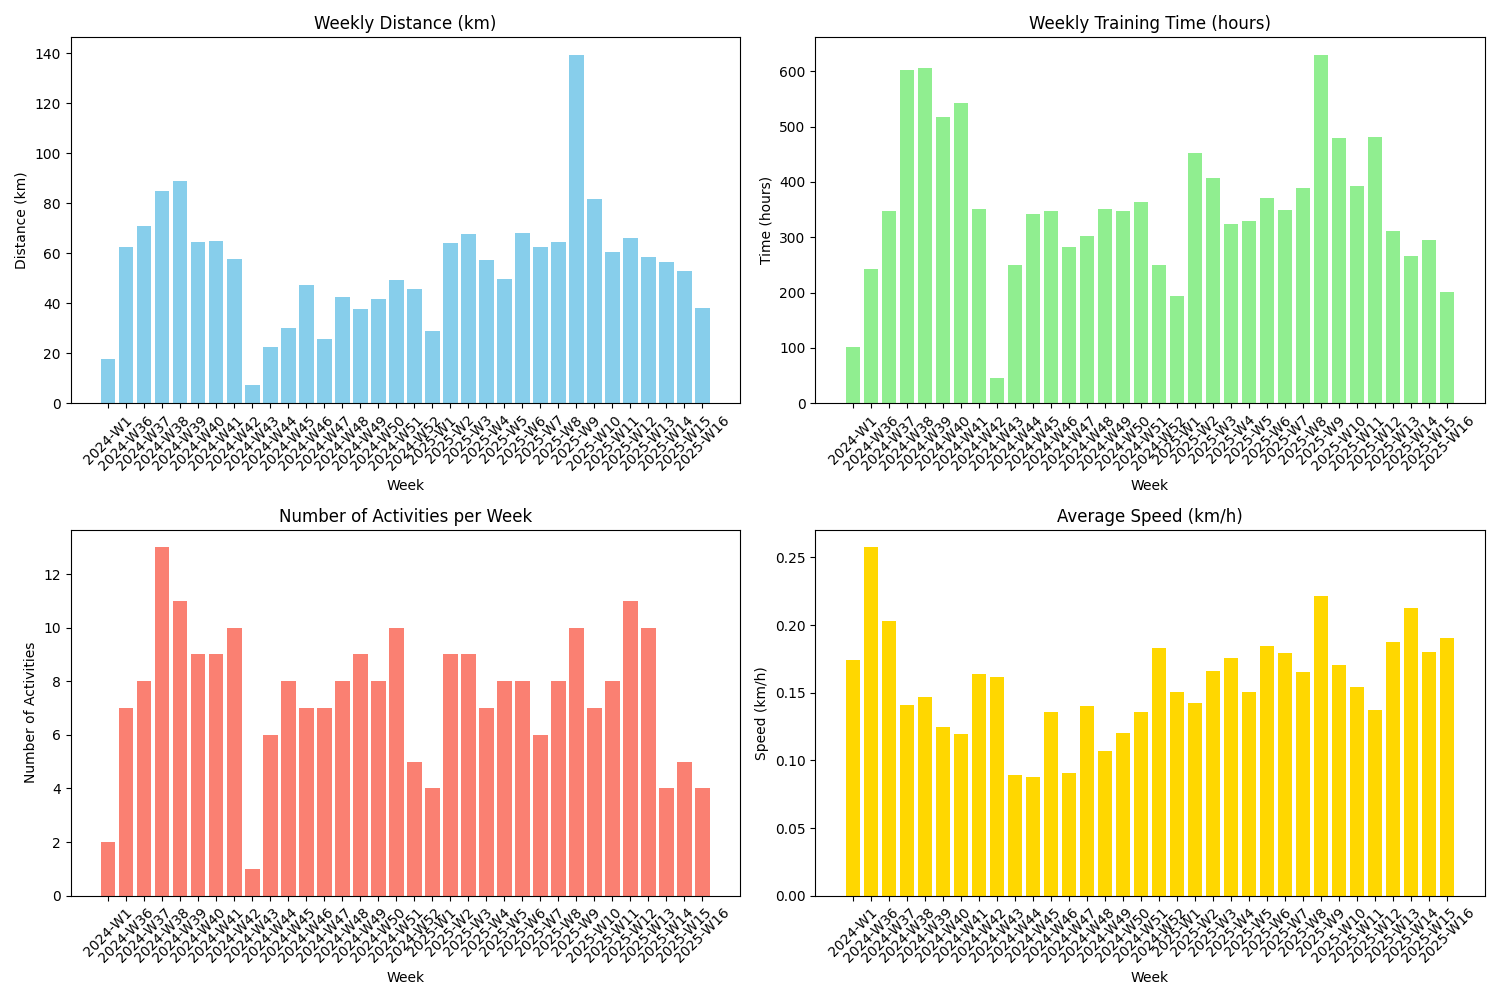

Here is the Python script that generated this plot:
import pandas as pd
from datetime import datetime, timedelta
import matplotlib.pyplot as plt
from strava_api import StravaAPI, get_access_token
import json
import time
from pytz import UTC
import os

def get_credentials(file_path='strava_id.txt'):
    """
    Read Strava API credentials from a file
    Returns: tuple of (client_id, client_secret)
    """
    try:
        with open(file_path, 'r') as f:
            lines = f.readlines()
            credentials = {}
            for line in lines:
                if '=' in line:
                    key, value = line.strip().split('=')
                    credentials[key.strip()] = value.strip()
            
            if 'client_id' not in credentials or 'client_secret' not in credentials:
                raise ValueError("Missing required credentials in file")
            
            return credentials['client_id'], credentials['client_secret']
    except FileNotFoundError:
        print(f"Error: Credentials file '{file_path}' not found.")
        print("Please create a file named 'strava_id.txt' with your credentials in the format:")
        print("client_id = your_client_id")
        print("client_secret = your_client_secret")
        exit(1)
    except Exception as e:
        print(f"Error reading credentials: {str(e)}")
        exit(1)

def analyze_training_data(strava_api, start_date=None, end_date=None):
    """
    Analyze training data and create insights for next season planning
    """
    print("Fetching activities from Strava...")
    # Get all activities
    all_activities = []
    page = 1
    
    # Convert dates to UTC if provided
    if start_date:
        start_date = pd.to_datetime(start_date).tz_localize(UTC)
    if end_date:
        end_date = pd.to_datetime(end_date).tz_localize(UTC)
    
    while True:
        print(f"Fetching page {page}...", end='\r')
        try:
            activities = strava_api.get_activities(per_page=100, page=page)
            
            if not activities:  # If no activities returned
                print("\nNo more activities found")
                break
                
            # Check if we've reached activities before our start date
            if start_date and activities:  # Only proceed if we have activities
                last_activity = activities[-1]  # Get the last activity
                if 'start_date' in last_activity:  # Check if start_date exists
                    last_activity_date = pd.to_datetime(last_activity['start_date'])
                    if last_activity_date < start_date:
                        # Only keep activities within our date range
                        filtered_activities = [a for a in activities 
                                            if 'start_date' in a and 
                                            pd.to_datetime(a['start_date']) >= start_date]
                        if filtered_activities:  # Only extend if we have activities in our date range
                            all_activities.extend(filtered_activities)
                        break
                
            all_activities.extend(activities)
            page += 1
            
            # Add a small delay to avoid rate limiting
            time.sleep(1)
            
        except Exception as e:
            print(f"\nError fetching activities: {str(e)}")
            break
    
    print(f"\nFetched {len(all_activities)} activities")
    
    if not all_activities:
        print("No activities found in the specified date range")
        return None, None

    # Convert to DataFrame
    print("Processing data...")
    try:
        df = pd.DataFrame(all_activities)
        
        # Check if we have the required columns
        required_columns = ['start_date', 'distance', 'moving_time', 'total_elevation_gain']
        missing_columns = [col for col in required_columns if col not in df.columns]
        if missing_columns:
            print(f"Missing required columns: {missing_columns}")
            return None, None
        
        # Convert date strings to datetime (they're already UTC from Strava)
        df['start_date'] = pd.to_datetime(df['start_date'])
        
        # Filter by date range if provided
        if start_date:
            df = df[df['start_date'] >= start_date]
        if end_date:
            df = df[df['start_date'] <= end_date]
        
        if len(df) == 0:
            print("No activities found after filtering by date range")
            return None, None
        
        # Calculate additional metrics
        df['week'] = df['start_date'].dt.isocalendar().week
        df['month'] = df['start_date'].dt.month
        df['year'] = df['start_date'].dt.year
        
        # Group by week and calculate metrics
        print("Calculating weekly statistics...")
        weekly_stats = df.groupby(['year', 'week']).agg({
            'distance': 'sum',
            'moving_time': 'sum',
            'total_elevation_gain': 'sum',
            'id': 'count'
        }).reset_index()
        
        weekly_stats.columns = ['year', 'week', 'total_distance_km', 'total_time_minutes', 
                              'total_elevation_meters', 'number_of_activities']
        
        # Convert units
        weekly_stats['total_distance_km'] = weekly_stats['total_distance_km'] / 1000
        weekly_stats['total_time_hours'] = weekly_stats['total_time_minutes'] / 60
        
        # Calculate intensity (distance/time)
        weekly_stats['average_speed_kmh'] = weekly_stats['total_distance_km'] / weekly_stats['total_time_hours']
        
        # Save to CSV
        print("Saving results...")
        weekly_stats.to_csv('training_analysis.csv', index=False)
        
        # Generate summary statistics
        summary = {
            'total_weeks': len(weekly_stats),
            'average_weekly_distance': weekly_stats['total_distance_km'].mean(),
            'max_weekly_distance': weekly_stats['total_distance_km'].max(),
            'average_weekly_time': weekly_stats['total_time_hours'].mean(),
            'average_weekly_activities': weekly_stats['number_of_activities'].mean(),
            'total_elevation': weekly_stats['total_elevation_meters'].sum(),
            'average_speed': weekly_stats['average_speed_kmh'].mean()
        }
        
        # Save summary to JSON
        with open('training_summary.json', 'w') as f:
            json.dump(summary, f, indent=2)
        
        return weekly_stats, summary
        
    except Exception as e:
        print(f"Error processing data: {str(e)}")
        return None, None

def plot_training_data(weekly_stats):
    """
    Create visualization of training data
    """
    print("Creating visualizations...")
    plt.figure(figsize=(15, 10))
    
    # Create a proper x-axis label combining year and week
    x_labels = [f"{row['year']}-W{row['week']}" for _, row in weekly_stats.iterrows()]
    
    # Plot 1: Weekly Distance
    plt.subplot(2, 2, 1)
    plt.bar(x_labels, weekly_stats['total_distance_km'], color='skyblue')
    plt.title('Weekly Distance (km)')
    plt.xlabel('Week')
    plt.ylabel('Distance (km)')
    plt.xticks(rotation=45)
    
    # Plot 2: Weekly Time
    plt.subplot(2, 2, 2)
    plt.bar(x_labels, weekly_stats['total_time_hours'], color='lightgreen')
    plt.title('Weekly Training Time (hours)')
    plt.xlabel('Week')
    plt.ylabel('Time (hours)')
    plt.xticks(rotation=45)
    
    # Plot 3: Number of Activities
    plt.subplot(2, 2, 3)
    plt.bar(x_labels, weekly_stats['number_of_activities'], color='salmon')
    plt.title('Number of Activities per Week')
    plt.xlabel('Week')
    plt.ylabel('Number of Activities')
    plt.xticks(rotation=45)
    
    # Plot 4: Average Speed
    plt.subplot(2, 2, 4)
    plt.bar(x_labels, weekly_stats['average_speed_kmh'], color='gold')
    plt.title('Average Speed (km/h)')
    plt.xlabel('Week')
    plt.ylabel('Speed (km/h)')
    plt.xticks(rotation=45)
    
    plt.tight_layout()
    plt.savefig('training_analysis.png')

def get_date_input(prompt):
    while True:
        try:
            date_str = input(prompt)
            # Try to parse the date
            date = datetime.strptime(date_str, '%Y-%m-%d')
            return date_str
        except ValueError:
            print("Invalid date format. Please use YYYY-MM-DD format (e.g., 2024-01-01)")

if __name__ == "__main__":
    print("Starting training analysis...")
    
    # Get credentials from file
    client_id, client_secret = get_credentials()
    
    # Get access token using OAuth
    print("\nGetting access token...")
    token_data = get_access_token(client_id, client_secret)
    
    if token_data and 'access_token' in token_data:
        # Initialize Strava API with the new access token
        strava = StravaAPI(token_data['access_token'])
        
        # Get date range from user
        # print("\nEnter the date range for analysis (format: YYYY-MM-DD)")
        # end_date = get_date_input("Enter end date (e.g., 2024-06-02): ")
        # start_date = get_date_input("Enter start date (e.g., 2023-06-02): ")

        end_date = "2025-04-21"
        start_date = "2024-09-01"
        
        print(f"\nAnalyzing data from {start_date} to {end_date}")
        
        # Analyze training data
        weekly_stats, summary = analyze_training_data(strava, start_date, end_date)
        
        if weekly_stats is not None:
            plt.close()
            # Create visualizations
            plot_training_data(weekly_stats)
            
            
            print("\nTraining Analysis Summary:")
            print(f"Total weeks analyzed: {summary['total_weeks']}")
            print(f"Average weekly distance: {summary['average_weekly_distance']:.2f} km")
            print(f"Maximum weekly distance: {summary['max_weekly_distance']:.2f} km")
            print(f"Average weekly training time: {summary['average_weekly_time']:.2f} hours")
            print(f"Average number of activities per week: {summary['average_weekly_activities']:.2f}")
            print(f"Total elevation gain: {summary['total_elevation']:.2f} meters")
            print(f"Average speed: {summary['average_speed']:.2f} km/h")
            
            print("\nData has been saved to:")
            print("- training_analysis.csv (detailed weekly data)")
            print("- training_summary.json (summary statistics)")
            print("- training_analysis.png (visualizations)")
        else:
            print("No data was analyzed. Please check your access token and date range.")
    else:
        print("Failed to get access token. Please check your client ID and secret.") 